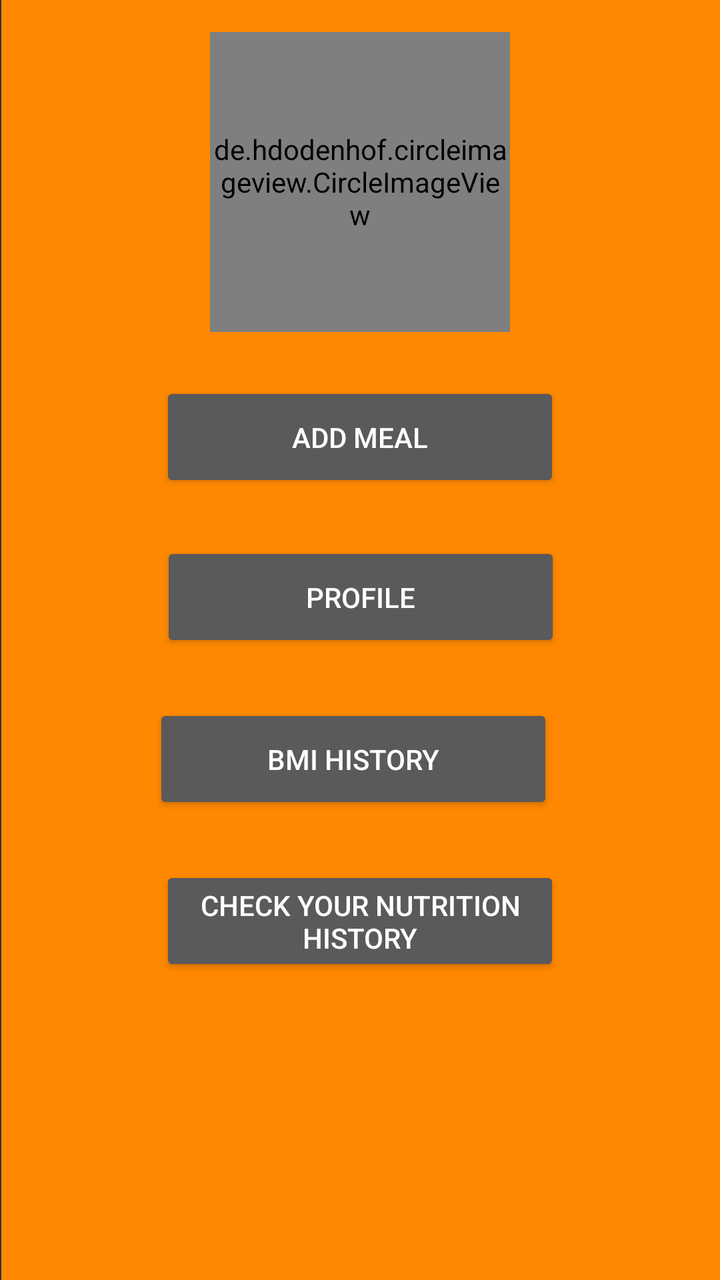
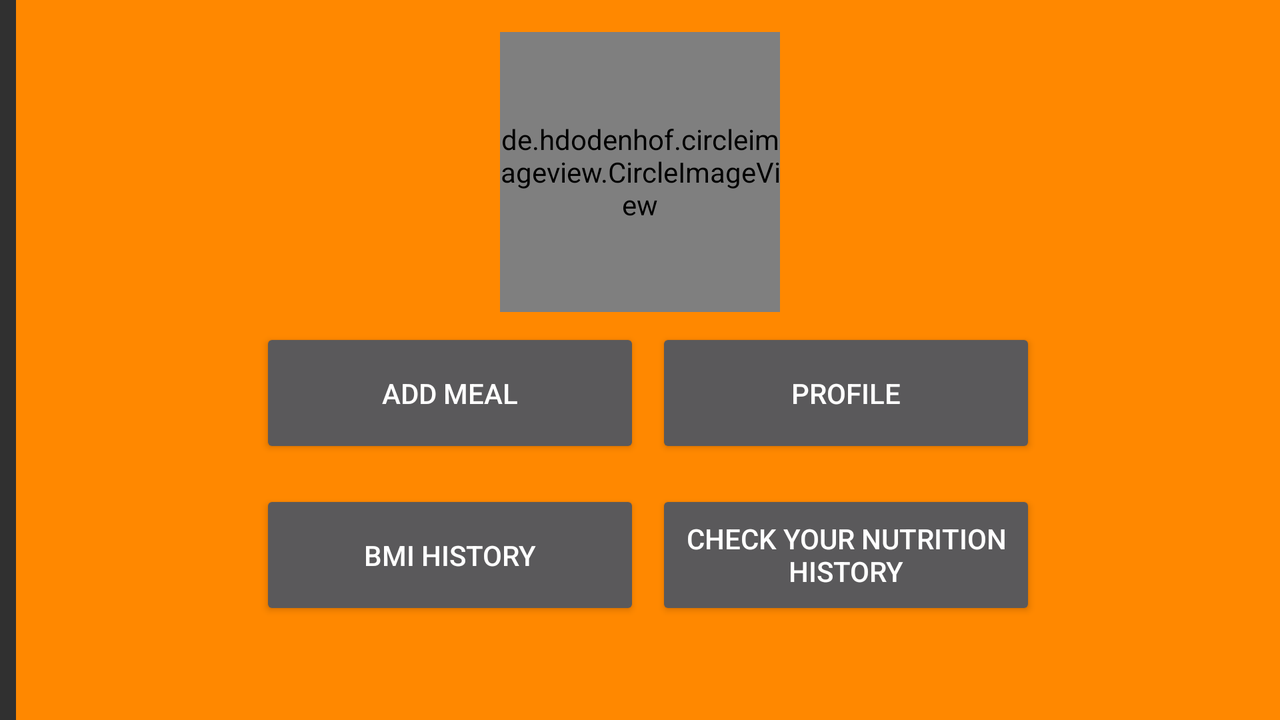

One screen, two layout resources from the same app: the default and the repository's alternative for another configuration. Each is rendered where Android would select it; the XML of both is given below.
<!-- AndroidManifest.xml: application theme AppTheme -->
<!-- res/layout/fragment_home.xml -->
<?xml version="1.0" encoding="utf-8"?>
<android.support.constraint.ConstraintLayout xmlns:android="http://schemas.android.com/apk/res/android"
    xmlns:app="http://schemas.android.com/apk/res-auto"
    xmlns:tools="http://schemas.android.com/tools"
    android:layout_width="match_parent"
    android:layout_height="match_parent"
    tools:context="com.myfoodmapapp.myfoodmapapp.data.fragments.HomeFragment">

    <View
        android:id="@+id/view21"
        android:layout_width="wrap_content"
        android:layout_height="wrap_content"
        android:layout_marginEnd="7dp"

        android:layout_marginStart="8dp"
        android:layout_marginTop="0dp"
        android:background="@android:color/holo_orange_dark"
        app:layout_constraintLeft_toLeftOf="parent"
        app:layout_constraintRight_toRightOf="parent"
        app:layout_constraintTop_toTopOf="parent" />

    <Button
        android:id="@+id/button_addMeal"
        style="@style/Widget.AppCompat.Button"
        android:layout_width="200dp"
        android:layout_height="55dp"
        android:layout_marginEnd="8dp"
        android:layout_marginStart="8dp"
        android:layout_marginTop="25dp"
        android:text="@string/addmeal"
        app:layout_constraintLeft_toLeftOf="parent"
        app:layout_constraintRight_toRightOf="parent"
        app:layout_constraintTop_toBottomOf="@+id/imageView" />

    <Button
        android:id="@+id/button_profile"
        android:layout_width="200dp"
        android:layout_height="55dp"
        android:text="@string/profile"
        android:layout_marginStart="8dp"
        app:layout_constraintLeft_toLeftOf="parent"
        app:layout_constraintRight_toRightOf="parent"
        android:layout_marginTop="25dp"
        app:layout_constraintTop_toBottomOf="@+id/button_addMeal"
        app:layout_constraintHorizontal_bias="0.476" />

    <Button
        android:id="@+id/button_healthHistory"
        android:layout_width="200dp"
        android:layout_height="55dp"
        android:text="@string/health_history"
        android:layout_marginStart="8dp"
        app:layout_constraintLeft_toLeftOf="parent"
        android:layout_marginEnd="8dp"
        app:layout_constraintRight_toRightOf="parent"
        android:layout_marginTop="26dp"
        app:layout_constraintTop_toBottomOf="@+id/button_profile"
        app:layout_constraintHorizontal_bias="0.476" />

    <Button
        android:id="@+id/button_nutHistory"
        android:layout_width="200dp"
        android:layout_height="55dp"
        android:layout_marginEnd="8dp"
        android:text="@string/nutrients"
        android:layout_marginStart="8dp"
        app:layout_constraintLeft_toLeftOf="parent"
        app:layout_constraintRight_toRightOf="parent"
        android:layout_marginTop="26dp"
        app:layout_constraintTop_toBottomOf="@+id/button_healthHistory" />

    <de.hdodenhof.circleimageview.CircleImageView
        android:id="@+id/imageView"
        android:layout_width="150dp"
        android:layout_height="150dp"
        android:layout_alignParentBottom="true"
        android:layout_centerHorizontal="true"
        android:layout_gravity="center_horizontal"
        app:civ_border_color="#FFFFFF"
        app:civ_border_width="5dp"
        app:layout_constraintTop_toTopOf="@+id/view21"
        android:layout_marginTop="16dp"
        android:layout_marginRight="8dp"
        app:layout_constraintRight_toRightOf="parent"
        android:layout_marginLeft="8dp"
        app:layout_constraintLeft_toLeftOf="parent" />


</android.support.constraint.ConstraintLayout>
<!-- resources referenced by this layout -->
<resources>
  <string name="addmeal">Add Meal</string>
  <string name="health_history">BMI History</string>
  <string name="nutrients">Check Your Nutrition History</string>
  <string name="profile">Profile</string>
  <style name="AppTheme" parent="MyFoodAppTheme">
          
          
          
          
  
  
      </style>
  <style name="MyFoodAppTheme" parent="Theme.AppCompat.NoActionBar">
          <item name="colorAccent">@android:color/holo_orange_dark</item>
      </style>
</resources>
<!-- res/layout-land/fragment_home.xml (the repository's variant of the layout above) -->
<!-- drawn on the phone turned sideways -->
<?xml version="1.0" encoding="utf-8"?>
<android.support.constraint.ConstraintLayout xmlns:android="http://schemas.android.com/apk/res/android"
    xmlns:app="http://schemas.android.com/apk/res-auto"
    xmlns:tools="http://schemas.android.com/tools"
    android:layout_width="match_parent"
    android:layout_height="match_parent"
    tools:context="com.myfoodmapapp.myfoodmapapp.data.fragments.HomeFragment">

    <View
        android:id="@+id/view20"
        android:layout_width="wrap_content"
        android:layout_height="wrap_content"
        android:layout_marginEnd="7dp"

        android:layout_marginStart="8dp"
        android:background="@android:color/holo_orange_dark"
        app:layout_constraintLeft_toLeftOf="parent"
        app:layout_constraintRight_toRightOf="parent"
        app:layout_constraintTop_toTopOf="parent"
        app:layout_constraintHorizontal_bias="0.0" />

    <de.hdodenhof.circleimageview.CircleImageView
        android:id="@+id/imageView"
        android:layout_width="140dp"
        android:layout_height="140dp"
        android:layout_alignParentBottom="true"
        android:layout_centerHorizontal="true"
        android:layout_gravity="center_horizontal"
        app:civ_border_color="#FFFFFF"
        app:civ_border_width="5dp"
        app:layout_constraintLeft_toLeftOf="parent"
        app:layout_constraintRight_toRightOf="parent"
        app:layout_constraintTop_toTopOf="@+id/view20"
        android:layout_marginTop="16dp"
        android:layout_marginStart="8dp"
        android:layout_marginEnd="8dp" />

    <Button
        android:id="@+id/button_addMeal"
        android:layout_width="190dp"
        android:layout_height="65dp"
        android:text="@string/addmeal"
        android:layout_marginTop="8dp"
        app:layout_constraintTop_toBottomOf="@+id/imageView"
        android:layout_marginEnd="70dp"
        app:layout_constraintRight_toRightOf="@+id/imageView" />

    <Button
        android:id="@+id/button_profile"
        android:layout_width="190dp"
        android:layout_height="65dp"
        android:layout_marginStart="8dp"
        android:text="@string/profile"
        app:layout_constraintLeft_toRightOf="@+id/button_addMeal"
        app:layout_constraintTop_toTopOf="@+id/button_addMeal"
        android:layout_marginTop="0dp" />

    <Button
        android:id="@+id/button_healthHistory"
        android:layout_width="190dp"
        android:layout_height="65dp"
        android:layout_marginTop="16dp"
        android:text="@string/health_history"
        app:layout_constraintTop_toBottomOf="@+id/button_addMeal"
        android:layout_marginStart="0dp"
        app:layout_constraintLeft_toLeftOf="@+id/button_addMeal" />

    <Button
        android:id="@+id/button_nutHistory"
        android:layout_width="190dp"
        android:layout_height="65dp"
        android:layout_marginStart="8dp"
        android:text="@string/nutrients"
        app:layout_constraintLeft_toRightOf="@+id/button_healthHistory"
        app:layout_constraintTop_toTopOf="@+id/button_healthHistory" />

</android.support.constraint.ConstraintLayout>
